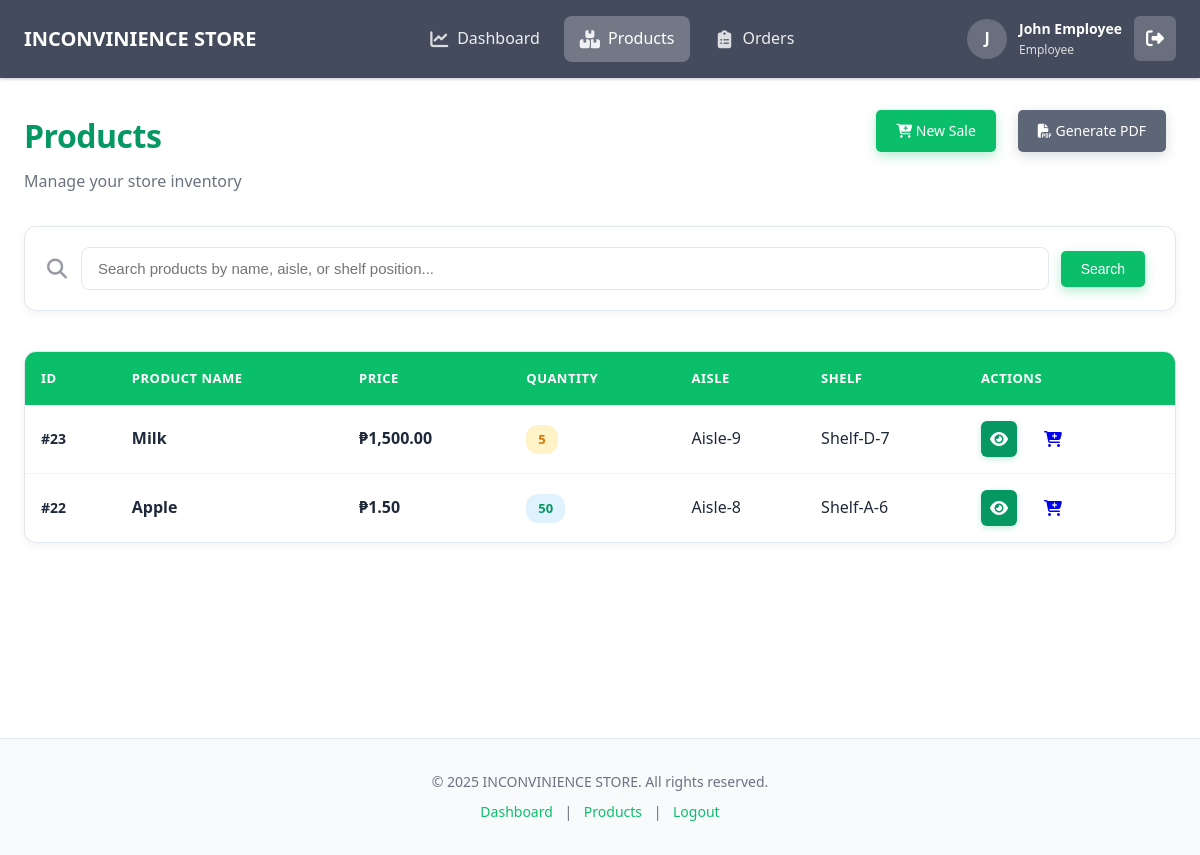
Screenshot of /items.php (signed in) with the database file from the repository.
### tables this page shows
CREATE TABLE `items` (
  `item_id` int(11) NOT NULL AUTO_INCREMENT PRIMARY KEY,
  `item_name` varchar(255) NOT NULL,
  `price` decimal(10,2) NOT NULL,
  `quantity` int(11) NOT NULL DEFAULT 0,
  `isles` varchar(100) NOT NULL,
  `shelf_position` varchar(100) NOT NULL,
  `created_at` timestamp NOT NULL DEFAULT current_timestamp(),
  `updated_at` timestamp NOT NULL DEFAULT current_timestamp() ON UPDATE current_timestamp()
);

### auth.php (called while the page is built, shortened)
<?php
function isLoggedIn() {
    return isset($_SESSION['user_id']) && isset($_SESSION['username']);
}
function getCurrentUser() {
    return [
        'user_id' => $_SESSION['user_id'],
        'username' => $_SESSION['username'],
        'full_name' => $_SESSION['full_name'],
        'role' => $_SESSION['role']
    ];
}
?>

### items.php (the view, shortened to what this page needs)
<?php
require_once 'auth.php';
$user = getCurrentUser();
$search = $_GET['search'] ?? '';
if (!empty($search)) {
    $search_param = "%" . $search . "%";
    $conn = getDBConnection();
    $stmt = $conn->prepare("SELECT * FROM items WHERE item_name LIKE ? OR isles LIKE ? OR shelf_position LIKE ? ORDER BY item_id DESC");
    $stmt->bind_param("sss", $search_param, $search_param, $search_param);
    $stmt->execute();
    $result = $stmt->get_result();
} else {
    $conn = getDBConnection();
    $sql = "SELECT * FROM items ORDER BY item_id DESC";
    $result = $conn->query($sql);
}
?>
<?php
require_once 'includes/header.php';
?>
<main class="main-content">
    <div class="page-header">
        <div class="page-title-section">
            <h1 class="page-title">Products</h1>
            <p class="page-subtitle">Manage your store inventory</p>
        </div>
        <div class="page-actions">
            <a href="order.php?action=sales" class="btn btn-primary">
                <i class="fas fa-cart-plus"></i> New Sale
            </a>
            <a href="pdf.php<?php echo !empty($search) ? '?search=' . urlencode($search) : ''; ?>" class="btn btn-secondary" target="_blank">
                <i class="fas fa-file-pdf"></i> Generate PDF
            </a>
        </div>
    </div>
    <section class="search-section">
        <form method="GET" action="items.php" class="search-form-modern">
            <div class="search-input-wrapper">
                <span class="search-icon"><i class="fas fa-search"></i></span>
                <input type="text" name="search" class="search-input-modern"
                       placeholder="Search products by name, aisle, or shelf position..."
                       value="<?php echo htmlspecialchars($search); ?>">
                <button type="submit" class="btn btn-primary search-btn">Search</button>
            </div>
        </form>
    </section>
    <section class="table-section">
        <div class="table-wrapper">
            <table class="data-table-modern">
                <thead>
                    <tr>
                        <th>ID</th>
                        <th>Product Name</th>
                        <th>Price</th>
                        <th>Quantity</th>
                        <th>Aisle</th>
                        <th>Shelf</th>
                        <th>Actions</th>
                    </tr>
                </thead>
                <tbody>
                    <?php if ($result->num_rows > 0): ?>
                        <?php while($row = $result->fetch_assoc()): ?>
                            <tr>
                                <td class="id-cell">#<?php echo htmlspecialchars($row['item_id']); ?></td>
                                <td class="name-cell">
                                    <strong><?php echo htmlspecialchars($row['item_name']); ?></strong>
                                </td>
                                <td class="price-cell">&#8369;<?php echo number_format($row['price'], 2); ?></td>
                                <td class="quantity-cell">
                                    <span class="quantity-badge <?php echo $row['quantity'] < 10 ? 'low-stock' : ''; ?>">
                                        <?php echo htmlspecialchars($row['quantity']); ?>
                                    </span>
                                </td>
                                <td class="aisle-cell"><?php echo htmlspecialchars($row['isles']); ?></td>
                                <td class="shelf-cell"><?php echo htmlspecialchars($row['shelf_position']); ?></td>
                                <td class="actions-cell">
                                    <div class="action-buttons">
                                        <a href="view.php?id=<?php echo $row['item_id']; ?>" class="btn btn-view" title="View Details"><i class="fas fa-eye"></i></a>
                                        <a href="order.php?action=sales&item_id=<?php echo $row['item_id']; ?>" class="btn btn-sale" title="Create Sale"><i class="fas fa-cart-plus"></i></a>
                                    </div>
                                </td>
                            </tr>
                        <?php endwhile; ?>
                    <?php endif; ?>
                </tbody>
            </table>
        </div>
    </section>
</main>
<?php
require_once 'includes/footer.php';
?>

### includes/header.php (shortened to what this page needs)
<?php
$user = isset($user) ? $user : (function_exists('getCurrentUser') ? getCurrentUser() : null);
?>
<!DOCTYPE html>
<html lang="en">
<head>
    <link rel="stylesheet" href="style.css">
    <link rel="stylesheet" href="https://cdnjs.cloudflare.com/ajax/libs/font-awesome/6.4.0/css/all.min.css" />
</head>
<body>
    <?php if ($user): ?>
    <nav class="main-nav">
        <div class="nav-container">
            <div class="nav-brand">
                <h1 class="brand-title">INCONVINIENCE STORE</h1>
            </div>
            <div class="nav-menu">
                <a href="home.php" class="nav-link <?php echo basename($_SERVER['PHP_SELF']) == 'home.php' ? 'active' : ''; ?>">
                    <span class="nav-icon"><i class="fas fa-chart-line"></i></span>
                    <span>Dashboard</span>
                </a>
                <a href="items.php" class="nav-link <?php echo basename($_SERVER['PHP_SELF']) == 'items.php' ? 'active' : ''; ?>">
                    <span class="nav-icon"><i class="fas fa-boxes"></i></span>
                    <span>Products</span>
                </a>
                <a href="order.php?action=dashboard" class="nav-link <?php echo basename($_SERVER['PHP_SELF']) == 'order.php' ? 'active' : ''; ?>">
                    <span class="nav-icon"><i class="fas fa-clipboard-list"></i></span>
                    <span>Orders</span>
                </a>
            </div>
            <div class="nav-user">
                <div class="user-menu">
                    <div class="user-avatar">
                        <?php echo strtoupper(substr($user['full_name'], 0, 1)); ?>
                    </div>
                    <div class="user-details">
                        <span class="user-name"><?php echo htmlspecialchars($user['full_name']); ?></span>
                        <span class="user-role"><?php echo ucfirst(htmlspecialchars($user['role'])); ?></span>
                    </div>
                    <a href="logout.php" class="logout-btn" title="Logout"><i class="fas fa-sign-out-alt"></i></a>
                </div>
            </div>
        </div>
    </nav>
    <?php endif; ?>

### includes/footer.php (shortened to what this page needs)
    <footer class="main-footer">
        <div class="footer-content">
            <p>&copy; <?php echo date('Y'); ?> INCONVINIENCE STORE. All rights reserved.</p>
            <p class="footer-links">
                <a href="home.php">Dashboard</a> |
                <a href="items.php">Products</a> |
                <a href="logout.php">Logout</a>
            </p>
        </div>
    </footer>
</body>
</html>

### rows the page displays
items: item_id "23", item_name "Milk", price "1,500.00", quantity "5", isles "Aisle-9", shelf_position "Shelf-D-7"
items: item_id "22", item_name "Apple", price "1.50", quantity "50", isles "Aisle-8", shelf_position "Shelf-A-6"

### other values shown
substr($user['full_name'], 0, 1) "J"
$user['full_name'] "John Employee"
$user['role'] "Employee"
